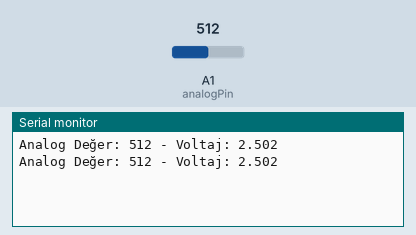
This sketch was run on a simulated Arduino Uno, built with avr-gcc and run on an emulated ATmega328P. Shown: the last lines printed to the serial monitor. Inputs (shaded band) come from the test bench; at power-on: A1 (analogPin) = 512.

Above: at 1.8 s.
1.9 s: A1 (analogPin) set to 716
At 2.6 s:
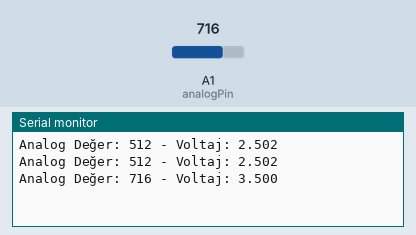
3.4 s: A1 (analogPin) set to 900
At 4.8 s:
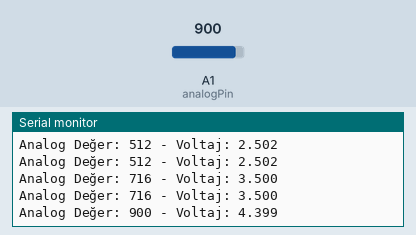
Timing chart, 0 to 6.4 s (numbered marks = the images above; inputs shaded):
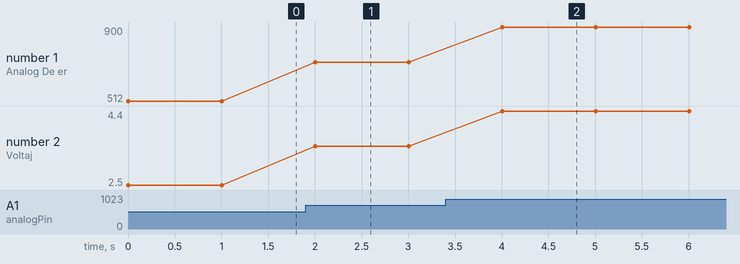

Measured:
- after the input at 1.9 s, the serial monitor: prints a new line after 0.10 s (image 1)
- after the input at 3.4 s, the serial monitor: prints a new line after 0.60 s (image 2)
- plotted number 1: 512 → 716 after the input at 1.9 s, 716 → 900 after the input at 3.4 s
- plotted number 2: 2.5 → 3.5 after the input at 1.9 s, 3.5 → 4.4 after the input at 3.4 s

The sketch:

verici_lora_zil.ino
```cpp
const int analogPin = A1; // Analog pin A0'ı tanımlıyoruz
int analogValue = 0;      // Analog okunan değeri depolamak için değişken
float voltage = 0.0;      // Voltajı depolamak için değişken

void setup() {
  Serial.begin(9600); // Seri haberleşmeyi başlat
}

void loop() {
  analogValue = analogRead(analogPin); // A0 pininden analog değeri oku
  voltage = analogValue * (5.0 / 1023.0); // Analog değeri voltaja çevir

  Serial.print("Analog Değer: ");
  Serial.print(analogValue);
  Serial.print(" - Voltaj: ");
  Serial.println(voltage, 3); // Voltajı 3 ondalık basamakla yazdır

  delay(1000); // 1 saniye bekle
}
```
